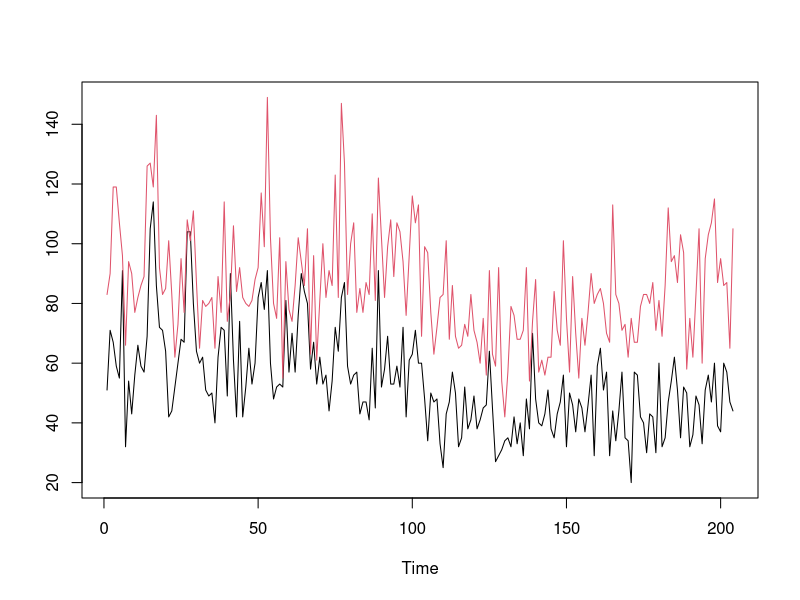
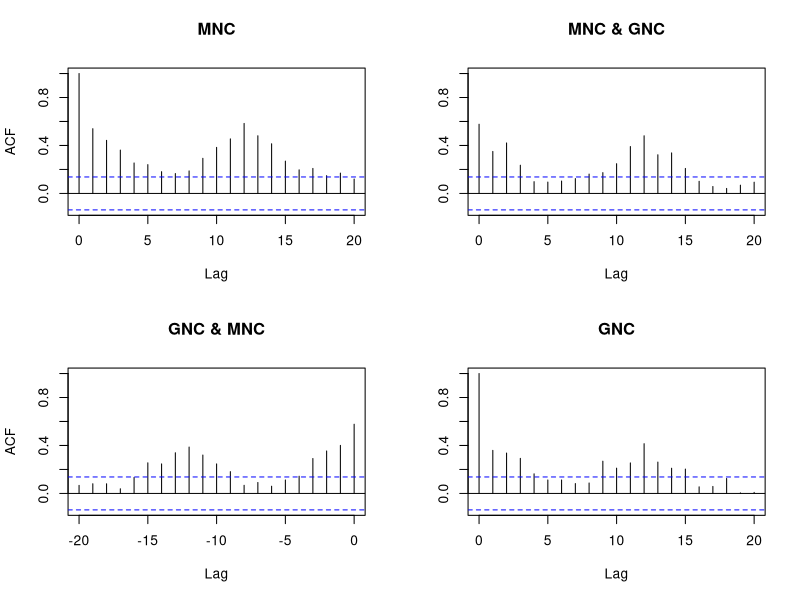
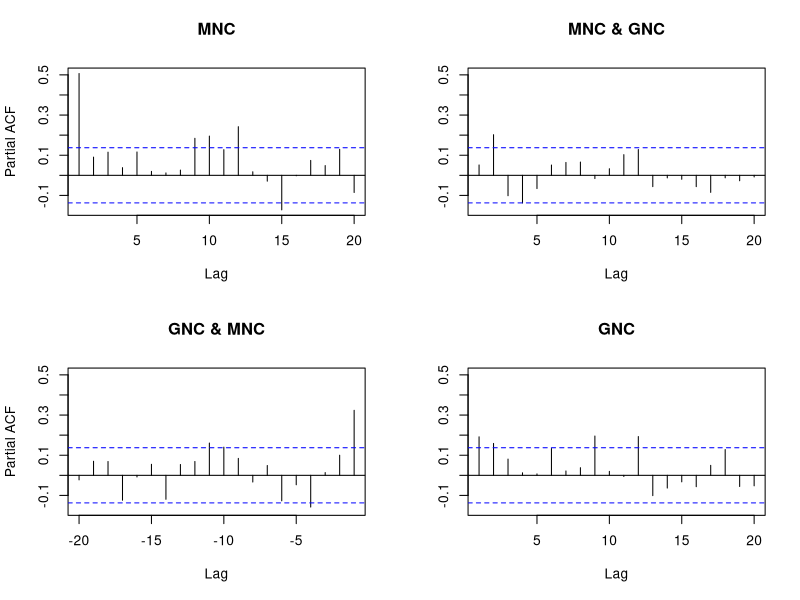

Recreate these plots in R, in order. (Note: this script raises an error after producing the figures.)
####REAL DATA ANALYSIS####
##Data Extraction
datt = read.csv("Cannabis_example.csv")
datt = datt[,-1]

ts.plot(datt,col=1:2)
acf(datt)
pacf(datt)

####Implementation of EM algorithm
#old_INGARCH_EM(dat = data,init=initial value if you have, model=list(past_mean=,past_obs=),trace=T,method="BFGS")
em.1.1.old = old_INGARCH_EM(dat = datt,init=NULL,model=list(past_mean=c(1),past_obs=c(1)),trace=T,method="BFGS")
em.1.1.12.old = old_INGARCH_EM(datt,init=NULL,model=list(past_mean=c(1),past_obs=c(1,12)),trace=T,method="BFGS")
em.1.12.1.12.old = old_INGARCH_EM(datt,init=NULL,model=list(past_mean=c(1,12),past_obs=c(1,12)),trace=T,method="BFGS")
em.1.12.old = old_INGARCH_EM(datt,init=NULL,model=list(past_mean=NULL,past_obs=c(1,12)),trace=T,method="BFGS")

#Model selection.
em.1.1.old$BIC;em.1.1.12.old$BIC;em.1.12.1.12.old$BIC;em.1.12.old$BIC
em.1.1.old$AIC;em.1.1.12.old$AIC;em.1.12.1.12.old$AIC;em.1.12.old$AIC

#Diagnostic
acf(resid(em.1.12))
acf(fitted(em.1.12))


##PIT histograms
J=10
tmp.old = pit_mSichel(datt,em.1.12.old,1) # For the first series
tmp.old2 = pit_mSichel(datt,em.1.12.old,2) # For the second series
pit_1.old = pit_mar(c(1:J)/J,tmp.old) ;pit_1.old = c(pit_1.old[1],diff(pit_1.old))*10
pit_2.old = pit_mar(c(1:J)/J,tmp.old2);pit_2.old = c(pit_2.old[1],diff(pit_2.old))*10
par(mfrow=c(1,2))
hist(rep(seq(0.05,0.95,by=0.1),round(pit_1.old*1000)),breaks = 10,
     main="MPGIG (MNC)",freq=F,ylab="",xlab="",ylim=c(0,2.5))
abline(h=1,lwd=2,lty=2,col="blue")
hist(rep(seq(0.05,0.95,by=0.1),round(pit_2.old*1000)),breaks = 10,
     main="MPGIG (GNC)",freq=F,ylab="",xlab="",ylim=c(0,2.5))
abline(h=1,lwd=2,lty=2,col="blue")
par(mfrow=c(1,1))


tmp.poi = Poi_u(datt,em.1.12.poi,1)
tmp.poi2 = Poi_u(datt,em.1.12.poi,2)
pit_poi_1 = pit_mar(c(1:J)/J,tmp.poi)
pit_poi_1 = c(pit_poi_1[1],diff(pit_poi_1))*10
pit_poi_2 = pit_mar(c(1:J)/J,tmp.poi2)
pit_poi_2 = c(pit_poi_2[1],diff(pit_poi_2))*10
par(mfrow=c(1,2))
hist(rep(seq(0.05,0.95,by=0.1),round(pit_poi_1*1000)),breaks = 10,
     main="Poisson (MNC)",freq=F,ylab="",xlab="",ylim=c(0,2.5))
abline(h=1,lwd=2,lty=2,col="blue")
hist(rep(seq(0.05,0.95,by=0.1),round(pit_poi_2*1000)),breaks = 10,
     main="Poisson (GNC)",freq=F,ylab="",xlab="",ylim=c(0,2.5))
abline(h=1,lwd=2,lty=2,col="blue")
par(mfrow=c(1,1))




##Parametric Boostrap
set.seed(1)
em.1.12.old.pb = old_ingarch_pb(em.1.12.old,pb_n=500)
em.1.12.old.pb.names= c(expression(phi),expression(alpha),expression(d[1]),expression(d[2]),
                        expression(b[11(1)]),expression(b[21(1)]),expression(b[12(1)]),expression(b[22(1)]),
                        expression(b[11(12)]),expression(b[21(12)]),expression(b[12(12)]),expression(b[22(12)]))
x11();par(mfrow=c(3,4))
for (i in 1:4) hist(em.1.12.old.pb$pb.est[,i],xlab="",ylab="",freq=F,breaks=20,main=em.1.12.old.pb.names[i],cex.main=2.2)
for (i in c(5,7,9,11,6,8,10,12)) hist(em.1.12.old.pb$pb.est[,i],xlab="",ylab="",freq=F,breaks=20,main=em.1.12.old.pb.names[i],cex.main=2.2)



